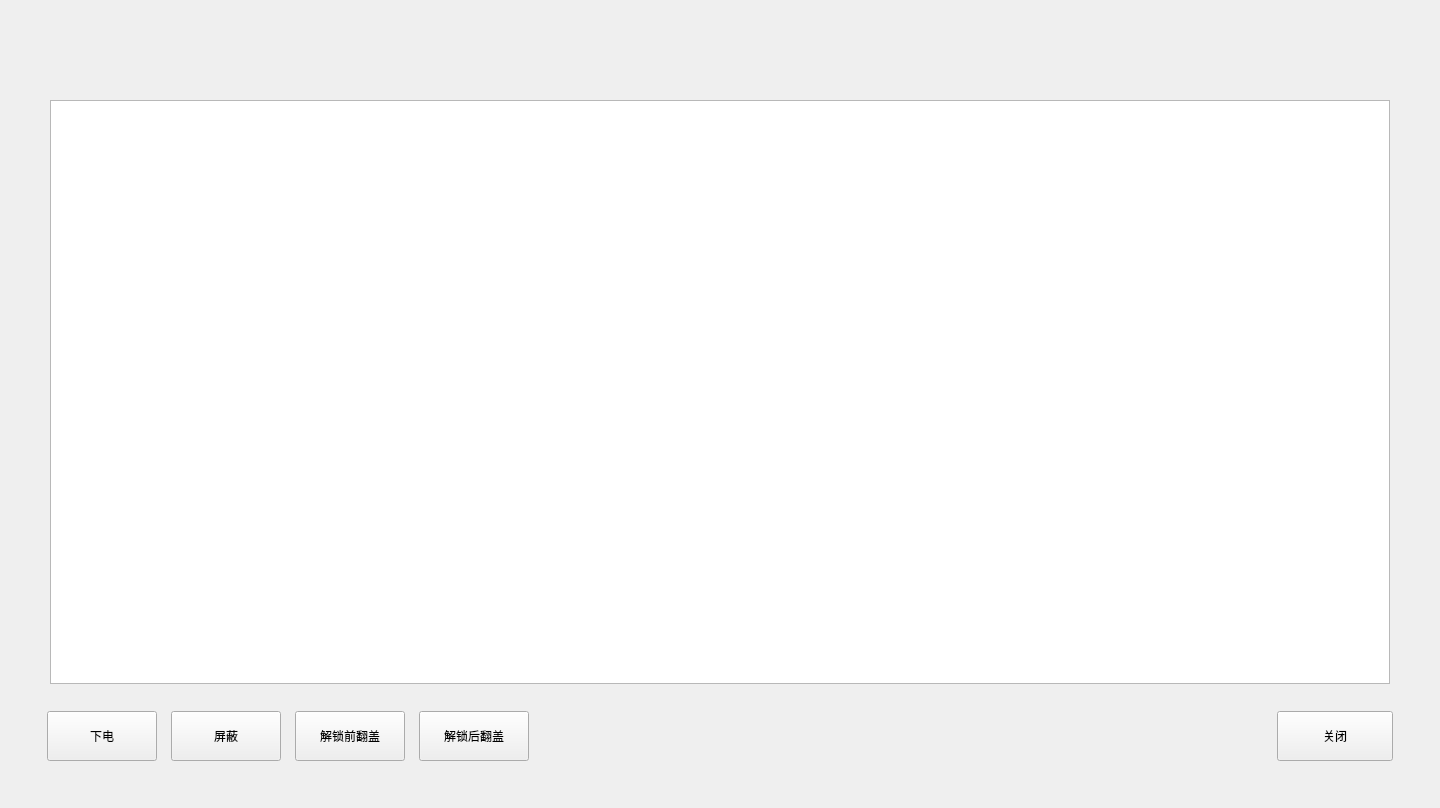
<?xml version="1.0" encoding="UTF-8"?>
<ui version="4.0">
 <class>DevManageDlg</class>
 <widget class="BaseDlg" name="DevManageDlg">
  <property name="geometry">
   <rect>
    <x>0</x>
    <y>0</y>
    <width>1440</width>
    <height>808</height>
   </rect>
  </property>
  <property name="windowTitle">
   <string>DevManageDlg</string>
  </property>
  <widget class="QTableView" name="tableView">
   <property name="geometry">
    <rect>
     <x>50</x>
     <y>100</y>
     <width>1340</width>
     <height>584</height>
    </rect>
   </property>
   <property name="styleSheet">
    <string notr="true"/>
   </property>
   <property name="verticalScrollBarPolicy">
    <enum>Qt::ScrollBarAsNeeded</enum>
   </property>
   <property name="horizontalScrollBarPolicy">
    <enum>Qt::ScrollBarAsNeeded</enum>
   </property>
   <property name="editTriggers">
    <set>QAbstractItemView::NoEditTriggers</set>
   </property>
   <property name="selectionMode">
    <enum>QAbstractItemView::ExtendedSelection</enum>
   </property>
   <property name="selectionBehavior">
    <enum>QAbstractItemView::SelectRows</enum>
   </property>
   <property name="horizontalScrollMode">
    <enum>QAbstractItemView::ScrollPerPixel</enum>
   </property>
   <property name="showGrid">
    <bool>false</bool>
   </property>
   <attribute name="horizontalHeaderDefaultSectionSize">
    <number>120</number>
   </attribute>
   <attribute name="horizontalHeaderHighlightSections">
    <bool>false</bool>
   </attribute>
   <attribute name="horizontalHeaderMinimumSectionSize">
    <number>44</number>
   </attribute>
   <attribute name="horizontalHeaderStretchLastSection">
    <bool>true</bool>
   </attribute>
   <attribute name="verticalHeaderVisible">
    <bool>false</bool>
   </attribute>
   <attribute name="verticalHeaderDefaultSectionSize">
    <number>45</number>
   </attribute>
   <attribute name="verticalHeaderHighlightSections">
    <bool>false</bool>
   </attribute>
  </widget>
  <widget class="QPushButton" name="close_btn">
   <property name="geometry">
    <rect>
     <x>1277</x>
     <y>711</y>
     <width>116</width>
     <height>50</height>
    </rect>
   </property>
   <property name="text">
    <string>关闭</string>
   </property>
   <property name="buttons" stdset="0">
    <string notr="true">btn_dlg</string>
   </property>
  </widget>
  <widget class="QFrame" name="line_h">
   <property name="geometry">
    <rect>
     <x>50</x>
     <y>100</y>
     <width>1340</width>
     <height>1</height>
    </rect>
   </property>
   <property name="frameShape">
    <enum>QFrame::StyledPanel</enum>
   </property>
   <property name="frameShadow">
    <enum>QFrame::Raised</enum>
   </property>
   <property name="lines" stdset="0">
    <string>solid</string>
   </property>
  </widget>
  <widget class="QFrame" name="line_h_2">
   <property name="geometry">
    <rect>
     <x>50</x>
     <y>683</y>
     <width>1340</width>
     <height>1</height>
    </rect>
   </property>
   <property name="frameShape">
    <enum>QFrame::StyledPanel</enum>
   </property>
   <property name="frameShadow">
    <enum>QFrame::Raised</enum>
   </property>
   <property name="lines" stdset="0">
    <string>solid</string>
   </property>
  </widget>
  <widget class="QFrame" name="line_v">
   <property name="geometry">
    <rect>
     <x>50</x>
     <y>100</y>
     <width>1</width>
     <height>584</height>
    </rect>
   </property>
   <property name="frameShape">
    <enum>QFrame::StyledPanel</enum>
   </property>
   <property name="frameShadow">
    <enum>QFrame::Raised</enum>
   </property>
   <property name="lines" stdset="0">
    <string>solid</string>
   </property>
  </widget>
  <widget class="QFrame" name="line_v_2">
   <property name="geometry">
    <rect>
     <x>1389</x>
     <y>100</y>
     <width>1</width>
     <height>584</height>
    </rect>
   </property>
   <property name="frameShape">
    <enum>QFrame::StyledPanel</enum>
   </property>
   <property name="frameShadow">
    <enum>QFrame::Raised</enum>
   </property>
   <property name="lines" stdset="0">
    <string>solid</string>
   </property>
  </widget>
  <widget class="QWidget" name="btn_widget" native="true">
   <property name="geometry">
    <rect>
     <x>47</x>
     <y>711</y>
     <width>1131</width>
     <height>50</height>
    </rect>
   </property>
   <layout class="QHBoxLayout" name="horizontalLayout">
    <property name="spacing">
     <number>14</number>
    </property>
    <property name="leftMargin">
     <number>0</number>
    </property>
    <property name="topMargin">
     <number>0</number>
    </property>
    <property name="rightMargin">
     <number>0</number>
    </property>
    <property name="bottomMargin">
     <number>0</number>
    </property>
    <item>
     <widget class="QPushButton" name="power_btn">
      <property name="minimumSize">
       <size>
        <width>110</width>
        <height>50</height>
       </size>
      </property>
      <property name="maximumSize">
       <size>
        <width>16777215</width>
        <height>50</height>
       </size>
      </property>
      <property name="text">
       <string>下电</string>
      </property>
      <property name="buttons" stdset="0">
       <string notr="true">btn_dlg</string>
      </property>
     </widget>
    </item>
    <item>
     <widget class="QPushButton" name="mask_btn">
      <property name="minimumSize">
       <size>
        <width>110</width>
        <height>50</height>
       </size>
      </property>
      <property name="maximumSize">
       <size>
        <width>16777215</width>
        <height>50</height>
       </size>
      </property>
      <property name="text">
       <string>屏蔽</string>
      </property>
      <property name="buttons" stdset="0">
       <string notr="true">btn_dlg</string>
      </property>
     </widget>
    </item>
    <item>
     <widget class="QPushButton" name="front_btn">
      <property name="minimumSize">
       <size>
        <width>110</width>
        <height>50</height>
       </size>
      </property>
      <property name="maximumSize">
       <size>
        <width>16777215</width>
        <height>50</height>
       </size>
      </property>
      <property name="text">
       <string>解锁前翻盖</string>
      </property>
      <property name="buttons" stdset="0">
       <string notr="true">btn_dlg</string>
      </property>
     </widget>
    </item>
    <item>
     <widget class="QPushButton" name="back_btn">
      <property name="minimumSize">
       <size>
        <width>110</width>
        <height>50</height>
       </size>
      </property>
      <property name="maximumSize">
       <size>
        <width>16777215</width>
        <height>50</height>
       </size>
      </property>
      <property name="text">
       <string>解锁后翻盖</string>
      </property>
      <property name="buttons" stdset="0">
       <string notr="true">btn_dlg</string>
      </property>
     </widget>
    </item>
    <item>
     <spacer name="horizontalSpacer">
      <property name="orientation">
       <enum>Qt::Horizontal</enum>
      </property>
      <property name="sizeHint" stdset="0">
       <size>
        <width>40</width>
        <height>20</height>
       </size>
      </property>
     </spacer>
    </item>
   </layout>
  </widget>
 </widget>
 <customwidgets>
  <customwidget>
   <class>BaseDlg</class>
   <extends>QWidget</extends>
   <header>basedlg.h</header>
   <container>1</container>
  </customwidget>
 </customwidgets>
 <resources/>
 <connections>
  <connection>
   <sender>close_btn</sender>
   <signal>clicked()</signal>
   <receiver>DevManageDlg</receiver>
   <slot>close()</slot>
   <hints>
    <hint type="sourcelabel">
     <x>1078</x>
     <y>702</y>
    </hint>
    <hint type="destinationlabel">
     <x>1046</x>
     <y>735</y>
    </hint>
   </hints>
  </connection>
 </connections>
</ui>
